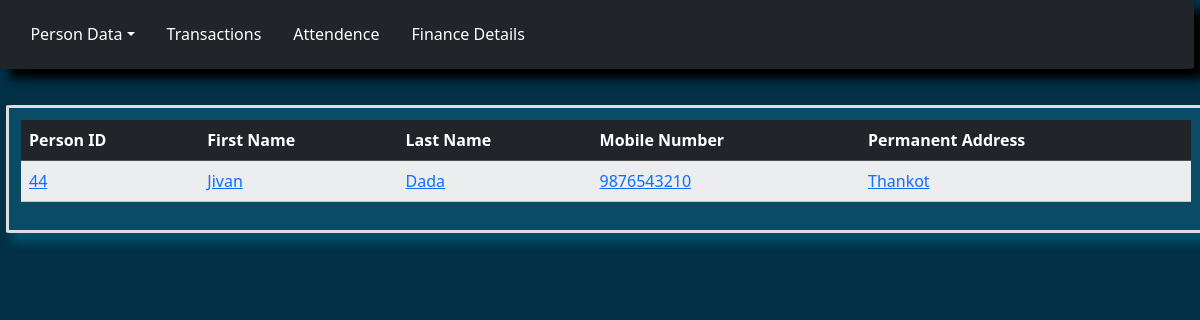
The page /view_staff_list on the database its author committed.
### tables this page shows
CREATE TABLE staff(
    staff_id INTEGER,
    joined_date DATE,
    left_date DATE,
    salary NUMBER,
    post TEXT,
    FOREIGN KEY (staff_id) REFERENCES persons(person_id)
    PRIMARY KEY(staff_id)
);

CREATE TABLE persons(
    person_id INTEGER, /*primary key for  member*/
    first_name TEXT,
    last_name TEXT,
    photo TEXT, /* passport size photo name, which will be stored in /static/uploads */
    gender VARCHAR(1),/* M or F or O (Male, Female, Other) */
    dob DATE,
    temporary_address TEXT,
    permanent_address TEXT,
    mobile_number TEXT,
    occupation TEXT,
    emergency_number TEXT,
    married INTEGER, /* 0 for unmarried 1 for married*/
    blood_group TEXT,
    PRIMARY KEY (person_id) /* Automatically increments the id for new record in the table */
);

### app.py (the view)
@app.route("/view_staff_list")
def view_staff_list():
        records = db.execute("SELECT * FROM persons JOIN staff ON persons.person_id = staff.staff_id")
        return render_template("viewstafflist.html", current_page="view_member_data", records=records)

### templates/viewstafflist.html (shortened to what this page needs)
{% extends "template.html" %}
{% block body %}
    <table class="table table-striped">
            <thead class="table-dark">
                <tr>
                        <th>Person ID</th>
                        <th>First Name</th>
                        <th>Last Name</th>
                        <th>Mobile Number</th>
                        <th>Permanent Address</th>
                </tr>
            </thead>
            <tbody class="table-light">
                {% for record in records %}
                        <td><a href="/view_staff_data?staff_id={{record['person_id']}}">{{record["person_id"]}}</a></td>
                        <td><a href="/view_staff_data?staff_id={{record['person_id']}}">{{record["first_name"]}}</a></td>
                        <td><a href="/view_staff_data?staff_id={{record['person_id']}}">{{record["last_name"]}}</a></td>
                        <td><a href="/view_staff_data?staff_id={{record['person_id']}}">{{record["mobile_number"]}}</a></td>
                        <td><a href="/view_staff_data?staff_id={{record['person_id']}}">{{record["permanent_address"]}}</a></td>
                {% endfor %}
            </tbody>
    </table>
{% endblock %}

### static/main.css (style rules this page uses)
body { padding: 0; margin: 0; background-color: #023047; }

### rows shown on the page
staff: person_id "44", first_name "Jivan", last_name "Dada", mobile_number "9876543210", permanent_address "Thankot"
